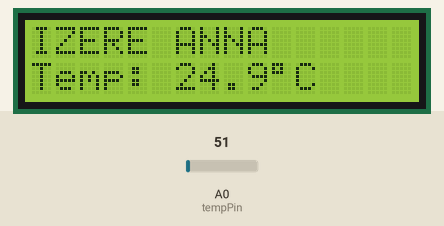
The sketch below on a simulated Arduino Uno, built with avr-gcc and run on an emulated ATmega328P. Parts: 16×2 character LCD. The test bench sets the inputs (shaded band); at power-on: A0 (tempPin) = 51. What the sketch prints to the serial monitor is not drawn.

Above: at 2.7 s.
2.8 s: A0 (tempPin) set to 61
At 3.1 s:
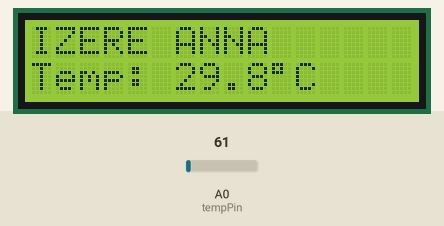
4.3 s: A0 (tempPin) set to 71
At 5.3 s:
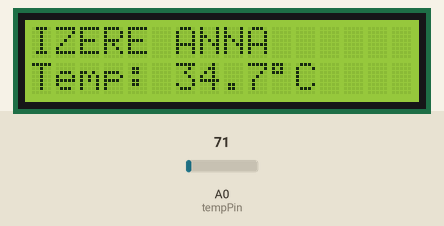
5.8 s: A0 (tempPin) set to 86
At 6.3 s:
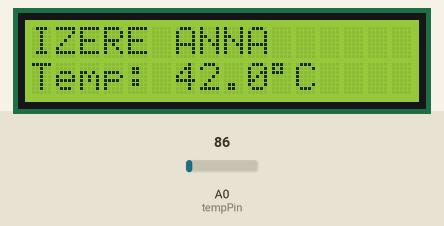
Timing chart, 0 to 8.8 s (numbered marks = the images above; inputs shaded):
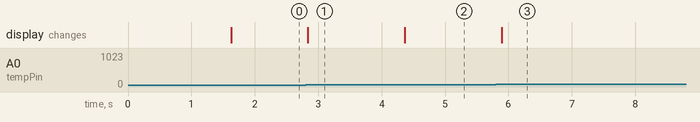

The sketch:

sketch.ino
```cpp
#include <Wire.h>
#include <LiquidCrystal_I2C.h>

// Initialize I2C LCD (Address 0x27 is standard for 16x2 screens)
LiquidCrystal_I2C lcd(0x27, 16, 2);

const int tempPin = A0;
const char candidateName[] = "IZERE ANNA";
const int displayWidth = 16;

unsigned long lastScrollMillis = 0;
unsigned long lastSendMillis = 0;
int scrollOffset = 0;
const unsigned long scrollInterval = 400;
const unsigned long sendInterval = 1000;

void setup() {
  lcd.init();
  lcd.backlight();
  lcd.clear();

  Serial.begin(9600);

  lcd.setCursor(0, 0);
  lcd.print("Temperature Sys");
  lcd.setCursor(0, 1);
  lcd.print("Initializing...");
  delay(1500);
  lcd.clear();
}

float readTemperatureC() {
  int adc = analogRead(tempPin);
  float voltage = adc * (5.0 / 1023.0);
  float tempC = voltage * 100.0;
  return tempC;
}

void showCandidateName() {
  int nameLen = strlen(candidateName);

  if (nameLen <= displayWidth) {
    lcd.setCursor(0, 0);
    lcd.print(candidateName);
    for (int i = nameLen; i < displayWidth; i++) {
      lcd.print(' ');
    }
    return;
  }

  if (millis() - lastScrollMillis >= scrollInterval) {
    scrollOffset++;
    lastScrollMillis = millis();
  }

  String scrollText = String(candidateName) + "    ";
  int scrollLen = scrollText.length();
  if (scrollOffset >= scrollLen) {
    scrollOffset = 0;
  }

  String windowText = scrollText.substring(scrollOffset) + scrollText.substring(0, scrollOffset);
  windowText = windowText.substring(0, displayWidth);

  lcd.setCursor(0, 0);
  lcd.print(windowText);
}

void loop() {
  float temperature = readTemperatureC();
  showCandidateName();

  // Print to Local Hardware LCD Screen
  lcd.setCursor(0, 1);
  lcd.print("Temp: ");
  lcd.print(temperature, 1);
  lcd.print((char)223); // Degree symbol
  lcd.print("C   ");

  // Stream raw cleanly to the Python serial link
  if (millis() - lastSendMillis >= sendInterval) {
    Serial.println(temperature, 1);
    lastSendMillis = millis();
  }

  delay(50);
}
```

Measured:
- after the input at 2.8 s, the display: changes at once (image 1)
- after the input at 4.3 s, the display: changes after 0.07 s (image 2)
- after the input at 5.8 s, the display: changes after 0.09 s (image 3)
